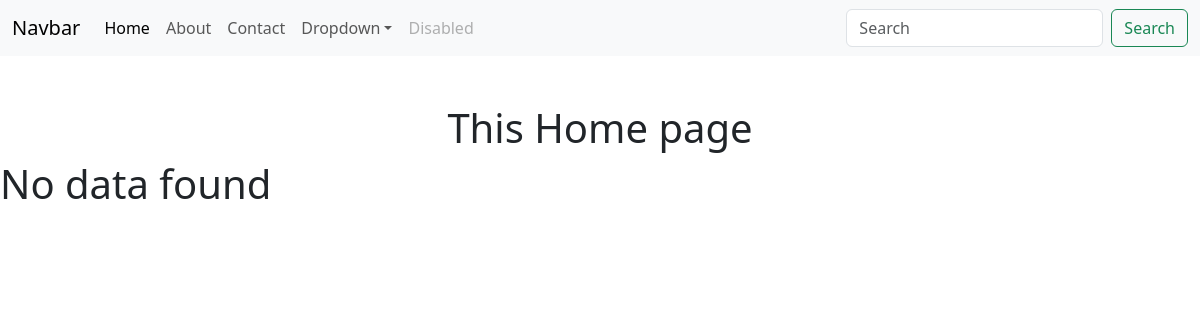
/, run on an earlier commit of the app's database.
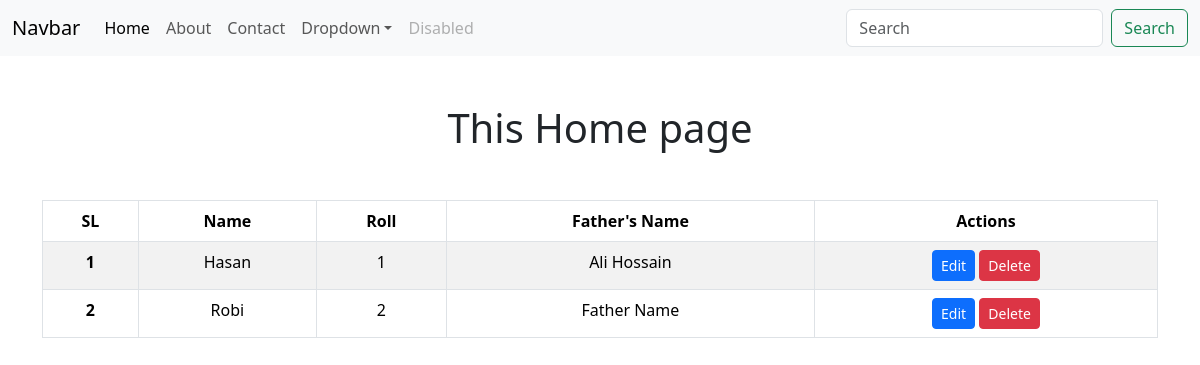
And on a later commit of the database.
### first_app/models.py (models this page shows, shortened)
class Student(models.Model):
    name = models.CharField(max_length=100)
    roll = models.IntegerField(primary_key=True)
    address = models.CharField(max_length=100)
    father_name = models.TextField(default='Father Name')

### first_app/views.py (the view)
# urls.py: 2. Add a URL to urlpatterns:  path('', views.home, name='home')
def home(request):
    students = models.Student.objects.all()
    return render(request, "home.html", {'data' : students})

### templates/home.html
{% extends 'base.html' %}
{% load static %}
{% block content %}
<h1 class="text-center mt-5">This Home page</h1>
{% if data %}
<div class="container mt-5 mb-5 ">
    <table class="table text-center table-bordered table-striped">
        <thead>
            <tr>
                <th scope="col">SL</th>
                <th scope="col">Name</th>
                <th scope="col">Roll</th>
                <th scope="col">Father's Name</th>
                <th scope="col">Actions</th>
            </tr>
        </thead>
        <tbody>
            {% for i in data %}
            <tr>
                <th scope="row">{{forloop.counter}}</th>
                <td>{{i.name}}</td>
                <td>{{i.roll}}</td>
                <td>{{i.father_name}}</td>
                <td>
                    <a href="#" class="btn btn-primary btn-sm">Edit</a>
                    <a href="{% url 'delete_student' i.roll %}" class="btn btn-danger btn-sm">Delete</a>
                </td>
            </tr>
            {% endfor %}
        </tbody>
    </table>
</div>
{%else%}
<h1>No data found</h1>
{% endif %}
{% endblock %}

What changed in the data, as far as the page shows it:
added Student: name "Hasan", roll "1", father_name "Ali Hossain"
added Student: name "Robi", roll "2", father_name "Father Name"
Also different on the page:
text no longer shown: "No data found"
text now shown: "SL Name Roll Father's Name Actions"
